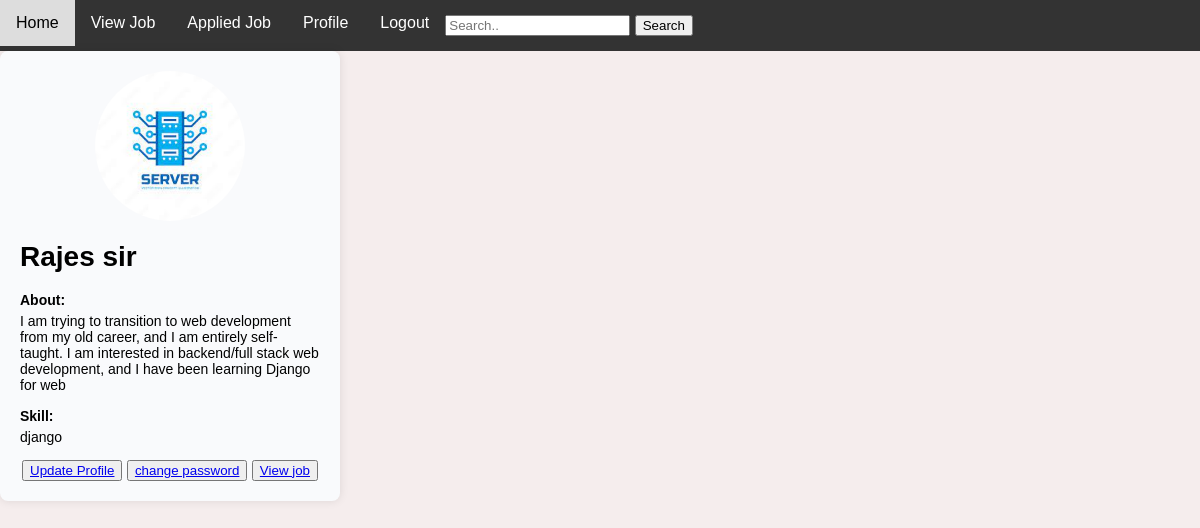
Screenshot of /profilePage/ (signed in) with the database file from the repository.
### myApp/models.py (models this page shows, shortened)
class Custom_User(AbstractUser):
    USER = [
        ('recruiter','Recuriter'),
        ('jobseeker','JobSeeker'),
    ]
    display_name = models.CharField(max_length=100)
    email = models.EmailField()
    password = models.CharField(max_length=100)
    confirm_password = models.CharField(max_length=100)
    user_type = models.CharField(choices=USER , max_length=100)
    profile_pic = models.ImageField(upload_to= "media/profile_pic" , null= True)
    about=models.TextField(null=True)

class JobseekerProfile(models.Model):
    user = models.OneToOneField(Custom_User,on_delete=models.CASCADE,null=True, related_name='khadija')
    skills=models.TextField(max_length=100 , null=True)
    cv = models.FileField(upload_to= "media/cv" , null= True)

### myProject/views.py (the view)
# urls.py: path('profilePage/',profilePage, name="profilePage"),
def profilePage(request):
    return render(request, "profile.html")

### template/profile.html (shortened to what this page needs)
{% extends 'dashboard.html' %}
{% block content %}
<!DOCTYPE html>
<html lang="en">
<head>
</head>
<body>
    <div class="conteiner">
        <div class="profile-card">
            <div class="profile-picture">
                <img src="/{{request.user.profile_pic}}" alt="Profile Picture">
            </div>
            <div class="profile-field user-info">
                <h1>{{request.user.display_name}}</h1>
            </div>
            <div class="profile-field user-info">
                <label for="about">About:</label>
                <span id="user_type">{{request.user.about}}</span>
            </div>
            {% if user.user_type == 'jobseeker' %}
            <div class="profile-field user-info">
                <label for="about">Skill:</label>
                <span id="user_type">{{request.user.khadija.skills}}</span>
            </div>
            {% endif %}
            <button><a href="{% url 'editProfilePage' %}">Update Profile </a></button>
            <button><a href="{% url 'changePassord' %}">change password </a></button>
            <button><a href="{% url 'viewjobProfile' %}">View job </a></button>
        </div>
        </div>
</body>
</html>
{% endblock %}

### template/dashboard.html (style rules this page uses)
body { font-family: Arial, sans-serif; margin: 0; padding: 0; }

### template/profile.html (style rules this page uses)
body { font-family: Arial, sans-serif; background-color: #f5eded; justify-content: center; align-items: center; min-height: 100vh; }
.profile-card { background-color: #f9fafc; border-radius: 8px; box-shadow: 0 0 10px rgba(0, 0, 0, 0.1); padding: 20px; width: 300px; text-align: center; }
.profile-picture { border-radius: 50%; overflow: hidden; width: 150px; height: 150px; margin: 0 auto 20px; }
.profile-picture img { width: 100%; height: auto; }
.profile-field { margin-bottom: 15px; text-align: left; }
label { display: block; font-weight: bold; margin-bottom: 5px; }
.user-info { font-size: 14px; }

### rows the page displays
Custom_User: user.profile_pic (picture), user.display_name "Rajes sir", user.about "I am trying to transition to web development from my old career, and I am entirely self-taught. I am interested in backend/full stack web development, and I have been learning Django for web", user.khadija.skills "django"
